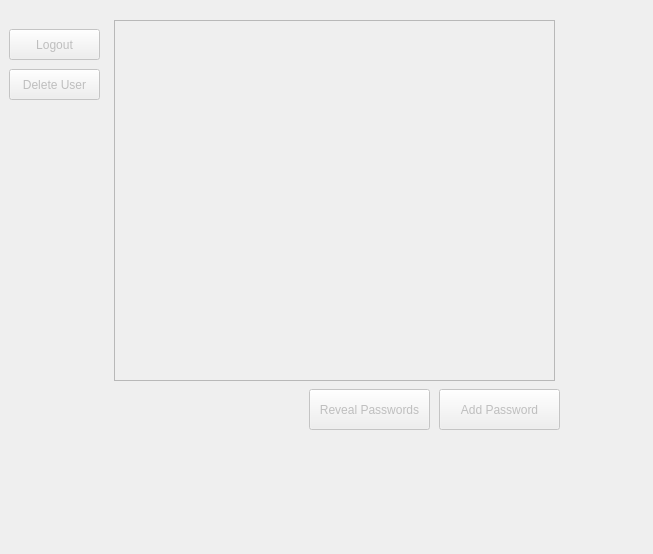
<?xml version="1.0" encoding="UTF-8"?>
<ui version="4.0">
 <class>Dialog</class>
 <widget class="QDialog" name="Dialog">
  <property name="geometry">
   <rect>
    <x>0</x>
    <y>0</y>
    <width>653</width>
    <height>554</height>
   </rect>
  </property>
  <property name="windowTitle">
   <string>Dialog</string>
  </property>
  <widget class="QStackedWidget" name="stackMain">
   <property name="enabled">
    <bool>false</bool>
   </property>
   <property name="geometry">
    <rect>
     <x>-1</x>
     <y>9</y>
     <width>593</width>
     <height>451</height>
    </rect>
   </property>
   <property name="sizePolicy">
    <sizepolicy hsizetype="Maximum" vsizetype="Maximum">
     <horstretch>0</horstretch>
     <verstretch>0</verstretch>
    </sizepolicy>
   </property>
   <property name="currentIndex">
    <number>2</number>
   </property>
   <widget class="QWidget" name="pageLanding">
    <property name="sizePolicy">
     <sizepolicy hsizetype="Maximum" vsizetype="Maximum">
      <horstretch>0</horstretch>
      <verstretch>0</verstretch>
     </sizepolicy>
    </property>
    <widget class="QPushButton" name="btnSignupPage">
     <property name="enabled">
      <bool>false</bool>
     </property>
     <property name="geometry">
      <rect>
       <x>230</x>
       <y>150</y>
       <width>121</width>
       <height>41</height>
      </rect>
     </property>
     <property name="text">
      <string>Sign up</string>
     </property>
     <property name="default">
      <bool>false</bool>
     </property>
     <property name="flat">
      <bool>false</bool>
     </property>
    </widget>
    <widget class="QPushButton" name="btnLoginPage">
     <property name="enabled">
      <bool>false</bool>
     </property>
     <property name="geometry">
      <rect>
       <x>228</x>
       <y>198</y>
       <width>120</width>
       <height>41</height>
      </rect>
     </property>
     <property name="sizePolicy">
      <sizepolicy hsizetype="Ignored" vsizetype="Ignored">
       <horstretch>0</horstretch>
       <verstretch>0</verstretch>
      </sizepolicy>
     </property>
     <property name="text">
      <string>Login</string>
     </property>
    </widget>
    <widget class="QTextBrowser" name="textBrowser">
     <property name="geometry">
      <rect>
       <x>200</x>
       <y>70</y>
       <width>181</width>
       <height>41</height>
      </rect>
     </property>
     <property name="html">
      <string>&lt;!DOCTYPE HTML PUBLIC &quot;-//W3C//DTD HTML 4.0//EN&quot; &quot;http://www.w3.org/TR/REC-html40/strict.dtd&quot;&gt;
&lt;html&gt;&lt;head&gt;&lt;meta name=&quot;qrichtext&quot; content=&quot;1&quot; /&gt;&lt;style type=&quot;text/css&quot;&gt;
p, li { white-space: pre-wrap; }
&lt;/style&gt;&lt;/head&gt;&lt;body style=&quot; font-family:'MS Shell Dlg 2'; font-size:8.25pt; font-weight:400; font-style:normal;&quot;&gt;
&lt;p style=&quot; margin-top:0px; margin-bottom:0px; margin-left:0px; margin-right:0px; -qt-block-indent:0; text-indent:0px;&quot;&gt;&lt;span style=&quot; font-family:'Segoe UI'; font-size:14pt;&quot;&gt;Password Manager&lt;/span&gt;&lt;/p&gt;&lt;/body&gt;&lt;/html&gt;</string>
     </property>
    </widget>
   </widget>
   <widget class="QWidget" name="pageLogin">
    <widget class="QPushButton" name="btnLogin">
     <property name="geometry">
      <rect>
       <x>230</x>
       <y>220</y>
       <width>131</width>
       <height>51</height>
      </rect>
     </property>
     <property name="text">
      <string>Login</string>
     </property>
    </widget>
    <widget class="QPushButton" name="btnBackLogin">
     <property name="geometry">
      <rect>
       <x>20</x>
       <y>20</y>
       <width>75</width>
       <height>24</height>
      </rect>
     </property>
     <property name="text">
      <string>Back</string>
     </property>
    </widget>
    <widget class="QLineEdit" name="textLoginEmail">
     <property name="geometry">
      <rect>
       <x>200</x>
       <y>140</y>
       <width>201</width>
       <height>31</height>
      </rect>
     </property>
     <property name="placeholderText">
      <string>Email</string>
     </property>
    </widget>
    <widget class="QLineEdit" name="textLoginPassword">
     <property name="geometry">
      <rect>
       <x>200</x>
       <y>180</y>
       <width>201</width>
       <height>31</height>
      </rect>
     </property>
     <property name="echoMode">
      <enum>QLineEdit::Password</enum>
     </property>
     <property name="placeholderText">
      <string>Password</string>
     </property>
    </widget>
   </widget>
   <widget class="QWidget" name="pageDashboard">
    <widget class="QPushButton" name="btnLogout">
     <property name="geometry">
      <rect>
       <x>10</x>
       <y>20</y>
       <width>91</width>
       <height>31</height>
      </rect>
     </property>
     <property name="text">
      <string>Logout</string>
     </property>
    </widget>
    <widget class="QPushButton" name="btnAddPasswordPage">
     <property name="geometry">
      <rect>
       <x>440</x>
       <y>380</y>
       <width>121</width>
       <height>41</height>
      </rect>
     </property>
     <property name="text">
      <string>Add Password</string>
     </property>
    </widget>
    <widget class="QPushButton" name="btnDeleteUser">
     <property name="geometry">
      <rect>
       <x>10</x>
       <y>60</y>
       <width>91</width>
       <height>31</height>
      </rect>
     </property>
     <property name="text">
      <string>Delete User</string>
     </property>
    </widget>
    <widget class="QTableWidget" name="tableEntriesWidget">
     <property name="geometry">
      <rect>
       <x>115</x>
       <y>11</y>
       <width>441</width>
       <height>361</height>
      </rect>
     </property>
     <property name="editTriggers">
      <set>QAbstractItemView::NoEditTriggers</set>
     </property>
    </widget>
    <widget class="QPushButton" name="btnRevealPasswords">
     <property name="geometry">
      <rect>
       <x>310</x>
       <y>380</y>
       <width>121</width>
       <height>41</height>
      </rect>
     </property>
     <property name="text">
      <string>Reveal Passwords</string>
     </property>
    </widget>
   </widget>
   <widget class="QWidget" name="pageSignup">
    <property name="maximumSize">
     <size>
      <width>593</width>
      <height>301</height>
     </size>
    </property>
    <widget class="QPushButton" name="btnSignup">
     <property name="geometry">
      <rect>
       <x>230</x>
       <y>220</y>
       <width>111</width>
       <height>41</height>
      </rect>
     </property>
     <property name="text">
      <string>Sign up</string>
     </property>
    </widget>
    <widget class="QPushButton" name="btnBackSignup">
     <property name="geometry">
      <rect>
       <x>30</x>
       <y>30</y>
       <width>75</width>
       <height>24</height>
      </rect>
     </property>
     <property name="text">
      <string>Back</string>
     </property>
    </widget>
    <widget class="QLineEdit" name="textSignupEmail">
     <property name="geometry">
      <rect>
       <x>190</x>
       <y>140</y>
       <width>201</width>
       <height>31</height>
      </rect>
     </property>
     <property name="placeholderText">
      <string>Email</string>
     </property>
    </widget>
    <widget class="QLineEdit" name="textSignupPassword">
     <property name="geometry">
      <rect>
       <x>190</x>
       <y>180</y>
       <width>201</width>
       <height>31</height>
      </rect>
     </property>
     <property name="echoMode">
      <enum>QLineEdit::Password</enum>
     </property>
     <property name="placeholderText">
      <string>Password</string>
     </property>
    </widget>
   </widget>
   <widget class="QWidget" name="pagePassword"/>
   <widget class="QWidget" name="pageAddPassword">
    <widget class="QPushButton" name="btnAddPassword">
     <property name="geometry">
      <rect>
       <x>300</x>
       <y>180</y>
       <width>101</width>
       <height>31</height>
      </rect>
     </property>
     <property name="text">
      <string>Apply</string>
     </property>
    </widget>
    <widget class="QPushButton" name="btnCancelAddPassword">
     <property name="geometry">
      <rect>
       <x>160</x>
       <y>180</y>
       <width>101</width>
       <height>31</height>
      </rect>
     </property>
     <property name="text">
      <string>Cancel</string>
     </property>
    </widget>
    <widget class="QLineEdit" name="textOrganization">
     <property name="geometry">
      <rect>
       <x>160</x>
       <y>30</y>
       <width>251</width>
       <height>31</height>
      </rect>
     </property>
     <property name="placeholderText">
      <string>Organization</string>
     </property>
    </widget>
    <widget class="QLineEdit" name="textUsername">
     <property name="geometry">
      <rect>
       <x>160</x>
       <y>70</y>
       <width>251</width>
       <height>31</height>
      </rect>
     </property>
     <property name="placeholderText">
      <string>Username</string>
     </property>
    </widget>
    <widget class="QLineEdit" name="textPassword">
     <property name="geometry">
      <rect>
       <x>160</x>
       <y>110</y>
       <width>251</width>
       <height>31</height>
      </rect>
     </property>
     <property name="echoMode">
      <enum>QLineEdit::Password</enum>
     </property>
     <property name="placeholderText">
      <string>Password</string>
     </property>
    </widget>
   </widget>
  </widget>
 </widget>
 <resources/>
 <connections/>
</ui>
